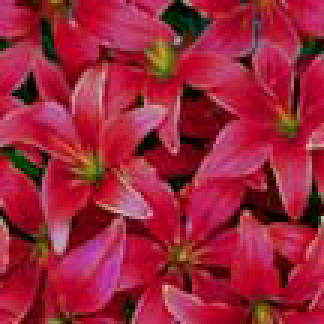
#> input picture images/task1/floresVermelhas.bmp, 108 x 108 px (shown 3 times larger); its folder holds only this picture in this run
$ jupyter execute task1.ipynb
#> lines starting #> are read from the running program, lines starting #| are printed output that depends on the picture
[cell 1]
import cv2
import numpy as np
import matplotlib.pyplot as plt
import os
import glob

# 1. Setup Input and Output Folders
input_folder = '../images/task1'
output_folder = '../results/task1'

# Automatically create the results folder if it doesn't exist
os.makedirs(output_folder, exist_ok=True)

# Helper function to plot and SAVE the channels
def save_channels_plot(title, img_rgb, ch1_title, ch1, ch2_title, ch2, ch3_title, ch3, save_path):
    fig, axes = plt.subplots(1, 4, figsize=(20, 5))
    fig.suptitle(title, fontsize=16)

    axes[0].imshow(img_rgb)
    axes[0].set_title("Original RGB")
    axes[0].axis('off')

    axes[1].imshow(ch1, cmap='gray')
    axes[1].set_title(ch1_title)
    axes[1].axis('off')

    axes[2].imshow(ch2, cmap='gray')
    axes[2].set_title(ch2_title)
    axes[2].axis('off')

    axes[3].imshow(ch3, cmap='gray')
    axes[3].set_title(ch3_title)
    axes[3].axis('off')

    # Save the figure to the results folder instead of showing it inline
    plt.savefig(save_path, bbox_inches='tight')
    plt.close(fig) # Close the figure to free up memory

# 2. Find all images in the task1 folder
image_paths = glob.glob(os.path.join(input_folder, '*.*'))

print(f"Found {len(image_paths)} images. Processing...")

# 3. Loop through every image found
for img_path in image_paths:
    # Extract just the file name (e.g., 'peppers.png') and its base name ('peppers')
    filename = os.path.basename(img_path)
    base_name, _ = os.path.splitext(filename)

    img_bgr = cv2.imread(img_path)
#> img_bgr is the input picture: shape (108, 108, 3); mean B, G, R 58.1, 35.8, 157.1

    # Skip if OpenCV couldn't read the file (e.g., if it's a hidden system file)
    if img_bgr is None:
        continue

    print(f"Processing {filename}...")

    # Convert to RGB for displaying
    img_rgb = cv2.cvtColor(img_bgr, cv2.COLOR_BGR2RGB)

    # --- 1.1 RGB to HSV ---
    img_hsv = cv2.cvtColor(img_bgr, cv2.COLOR_BGR2HSV)
#> img_hsv: shape (108, 108, 3); mean H, S, V 147.5, 205.7, 157.8
    H, S, V = cv2.split(img_hsv)
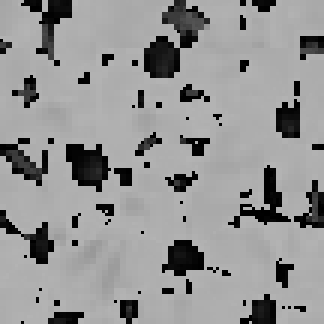
#> H: shape (108, 108) (shown 3 times larger); min 0, max 179, mean 147.5
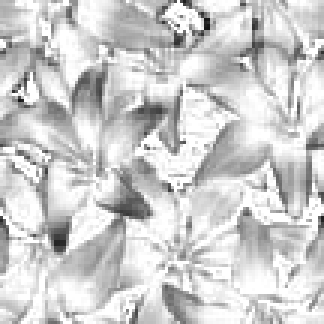
#> S: shape (108, 108) (shown 3 times larger); min 19, max 255, mean 205.7
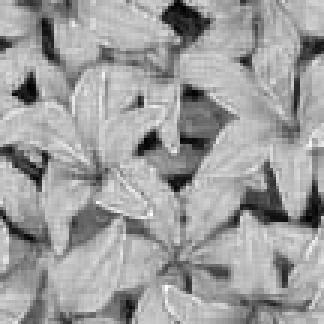
#> V: shape (108, 108) (shown 3 times larger); min 1, max 255, mean 157.8
    save_channels_plot(f"HSV - {filename}", img_rgb, "Hue (H)", H, "Saturation (S)", S, "Value (V)", V,
                       os.path.join(output_folder, f"{base_name}_1_HSV.png"))

    # --- 1.2 RGB to YCbCr ---
    img_ycbcr = cv2.cvtColor(img_bgr, cv2.COLOR_BGR2YCrCb)
#> img_ycbcr: shape (108, 108, 3); mean of channels 0, 1, 2 74.6, 186.9, 118.7
    Y, Cr, Cb = cv2.split(img_ycbcr)
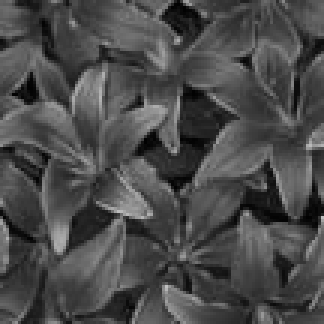
#> Y: shape (108, 108) (shown 3 times larger); min 1, max 192, mean 74.6
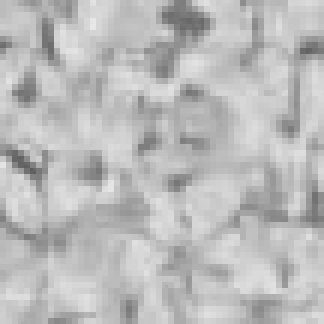
#> Cr: shape (108, 108) (shown 3 times larger); min 92, max 232, mean 186.9
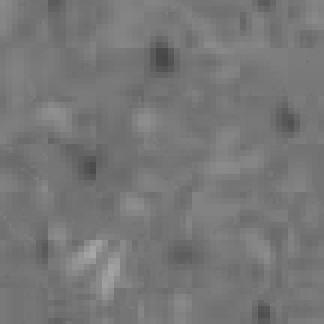
#> Cb: shape (108, 108) (shown 3 times larger); min 71, max 167, mean 118.7
    save_channels_plot(f"YCbCr - {filename}", img_rgb, "Luminance (Y)", Y, "Chrominance Red (Cr)", Cr, "Chrominance Blue (Cb)", Cb,
                       os.path.join(output_folder, f"{base_name}_2_YCbCr.png"))

    # --- 1.3 RGB to L*a*b* ---
    img_lab = cv2.cvtColor(img_bgr, cv2.COLOR_BGR2LAB)
#> img_lab: shape (108, 108, 3); mean of channels 0, 1, 2 93.2, 175.4, 147.2
    L, a, b = cv2.split(img_lab)
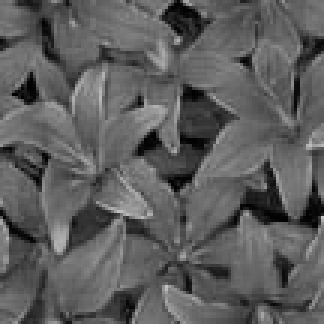
#> L: shape (108, 108) (shown 3 times larger); min 1, max 195, mean 93.2
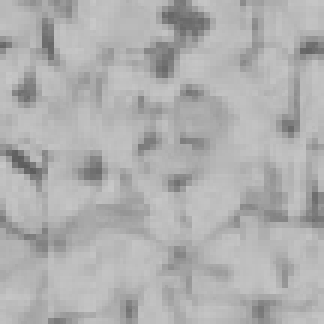
#> a: shape (108, 108) (shown 3 times larger); min 92, max 200, mean 175.4
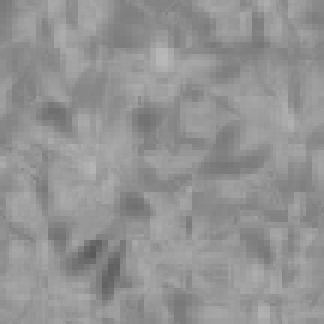
#> b: shape (108, 108) (shown 3 times larger); min 90, max 184, mean 147.2
    save_channels_plot(f"L*a*b* - {filename}", img_rgb, "Lightness (L)", L, "Green-Red (a)", a, "Blue-Yellow (b)", b,
                       os.path.join(output_folder, f"{base_name}_3_LAB.png"))

    # --- 1.4 Histograms (RGB vs LAB) ---
    fig, axes = plt.subplots(1, 2, figsize=(15, 5))
    fig.suptitle(f"Color Histograms: RGB vs L*a*b* - {filename}", fontsize=16)

    # RGB Histogram
    colors = ('r', 'g', 'b')
    for i, col in enumerate(colors):
        hist = cv2.calcHist([img_rgb], [i], None, [256], [0, 256])
        axes[0].plot(hist, color=col)
        axes[0].set_title('RGB Histogram')
        axes[0].set_xlim([0, 256])

    # L*a*b* Histogram
    colors_lab = ('k', 'g', 'b') # Black for L, Green for a, Blue for b
    labels_lab = ('L (Lightness)', 'a (Green-Red)', 'b (Blue-Yellow)')
    for i, col in enumerate(colors_lab):
        hist = cv2.calcHist([img_lab], [i], None, [256], [0, 256])
        axes[1].plot(hist, color=col, label=labels_lab[i])
        axes[1].set_title('L*a*b* Histogram')
        axes[1].set_xlim([0, 256])
        axes[1].legend()

    # Save the histogram
    plt.savefig(os.path.join(output_folder, f"{base_name}_4_Histograms.png"), bbox_inches='tight')
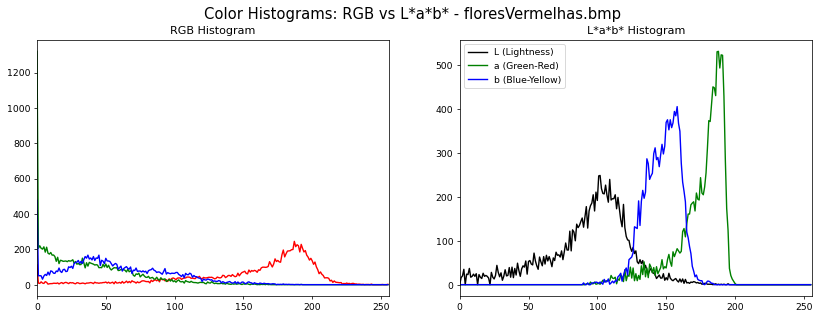
#> figure drawn by matplotlib, 2 panels; panel 1: curve peaks at x = 187, y = 245; panel 1: curve peaks at x = 0, y = 1320; panel 1: curve peaks at x = 0, y = 478; panel 2: curve peaks at x = 102, y = 249
    plt.close(fig)

print(f"Done! Check the '{output_folder}' folder for your results.")

$ run again, on images/task1/nenufares.bmp
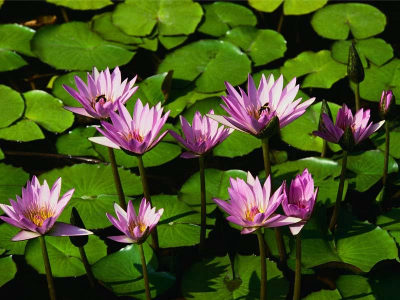
#> input picture images/task1/nenufares.bmp, 400 x 300 px
#> img_bgr is the input picture: shape (300, 400, 3); mean B, G, R 31.9, 81.7, 69.1
#> img_hsv: shape (300, 400, 3); mean H, S, V 61, 189.6, 91.7
#> img_ycbcr: shape (300, 400, 3); mean of channels 0, 1, 2 72.3, 125.7, 105.3
#> img_lab: shape (300, 400, 3); mean of channels 0, 1, 2 82.8, 116.6, 151.1
#> `L, a, b = cv2.split(img_lab)`:
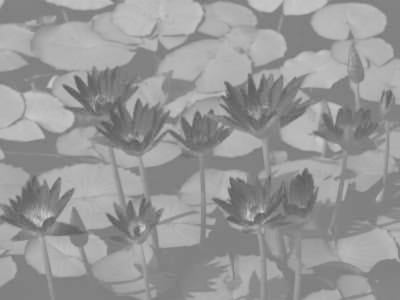
#> b: shape (300, 400); min 87, max 204, mean 151.1
#> `plt.savefig(os.path.join(output_folder, f"{base_name}_4_Histograms.png..`:
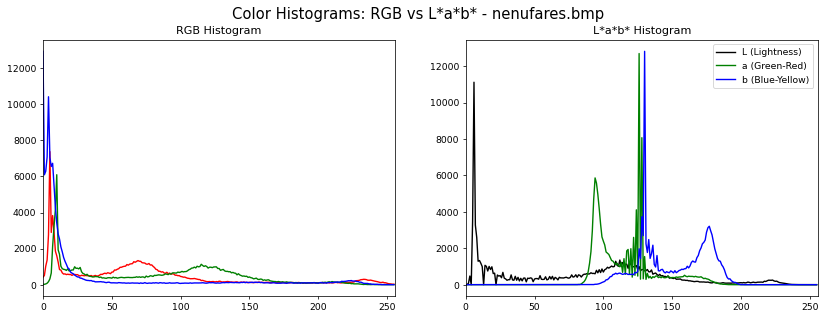
#> figure drawn by matplotlib, 2 panels; panel 1: curve peaks at x = 5, y = 7377; panel 1: curve peaks at x = 10, y = 6098; panel 1: curve peaks at x = 0, y = 12941; panel 2: curve peaks at x = 6, y = 11113

$ run again, on images/task1/peppers.png
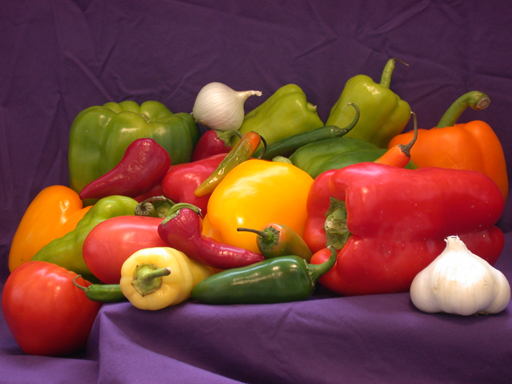
#> input picture images/task1/peppers.png, 512 x 384 px
#> img_bgr is the input picture: shape (384, 512, 3); mean B, G, R 57.6, 66.4, 120.8
#> img_hsv: shape (384, 512, 3); mean H, S, V 102.4, 157.5, 122.7
#> img_ycbcr: shape (384, 512, 3); mean of channels 0, 1, 2 81.7, 155.9, 114.4
#> img_lab: shape (384, 512, 3); mean of channels 0, 1, 2 90.4, 150.8, 141.7
#> `plt.savefig(os.path.join(output_folder, f"{base_name}_4_Histograms.png..`:
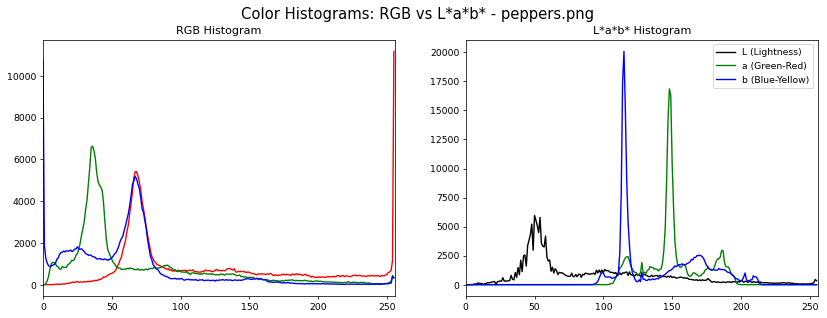
#> figure drawn by matplotlib, 2 panels; panel 1: curve peaks at x = 255, y = 11175; panel 1: curve peaks at x = 36, y = 6638; panel 1: curve peaks at x = 0, y = 10753; panel 2: curve peaks at x = 50, y = 5961
